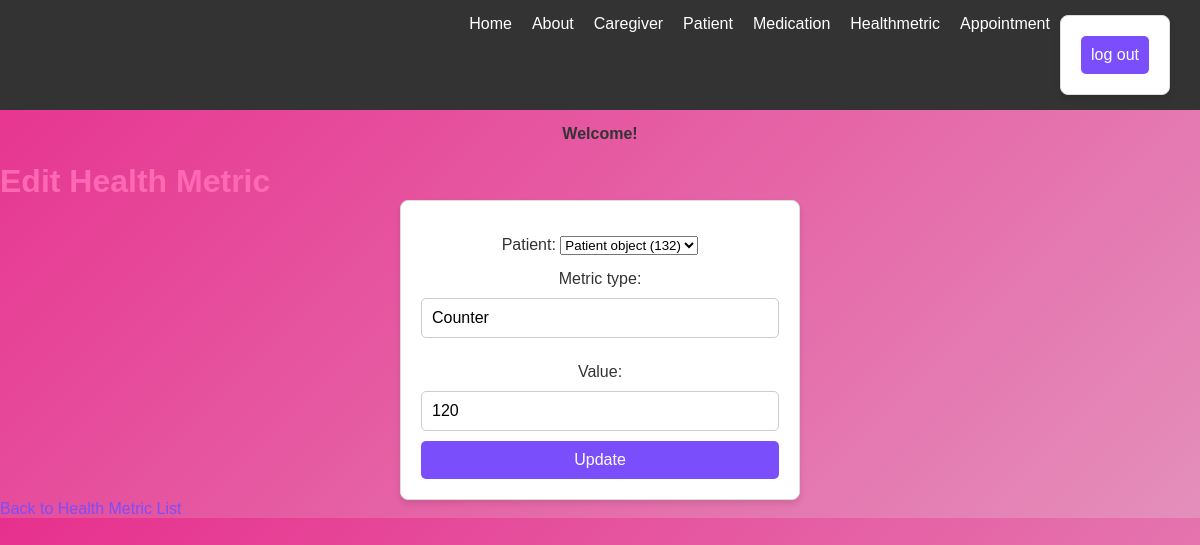
/health-metrics/7/edit/, run on the app's committed database.
### app/models.py (models this page shows, shortened)
class HealthMetric(models.Model):
    patient = models.ForeignKey(
        Patient,
        on_delete=models.CASCADE,
        related_name='health_metrics'
    )
    metric_type = models.CharField(max_length=100)  # e.g., "Blood Pressure", "Heart Rate"
    value = models.CharField(max_length=50)
    measured_at = models.DateTimeField(auto_now_add=True)

### app/views.py (the view)
# urls.py: path('health-metrics/<int:pk>/edit/', HealthMetricUpdateView.as_view(), name='healthmetric_update'),
class HealthMetricUpdateView(UpdateView):
    model = HealthMetric
    fields = ['patient', 'metric_type', 'value']
    template_name = 'app/healthmetric_update.html'
    success_url = reverse_lazy('healthmetric_list')

### app/templates/app/healthmetric_update.html (shortened to what this page needs)
{% extends 'app/base.html' %}
{% block content %}
    <h1>Edit Health Metric</h1>
    <form method="post">
        {{ form.as_p }}
        <button type="submit">Update</button>
    </form>
    <a href="{% url 'healthmetric_list' %}">Back to Health Metric List</a>
{% endblock content %}

### static/css/base.css (style rules this page uses)
h1 { color: hotpink; }
form { max-width: 400px; margin: auto; padding: 20px; border: 1px solid #ddd; border-radius: 8px; background-color: #fff; box-shadow: 0 4px 6px rgba(0, 0, 0, 0.1); }
input[type="text"], input[type="email"], input[type="password"] { width: 100%; padding: 10px; margin: 10px 0; border: 1px solid #ccc; border-radius: 5px; font-size: 1rem; }
button { width: 100%; padding: 10px; background-color: #7a4efb; border: none; border-radius: 5px; color: white; font-size: 1rem; cursor: pointer; }
a { color: #7a4efb; text-decoration: none; }
p { text-align: center; margin-top: 15px; font-size: 1rem; }
* { margin: 0; padding: 0; box-sizing: border-box; font-family: 'Arial', sans-serif; }
body { background: linear-gradient(135deg, #e7308e, #e48fbb); color: #333; animation: backgroundAnimation 10s infinite alternate; }

### app/templates/app/navbar.html (style rules this page uses)
* { margin: 0; padding: 0; box-sizing: border-box; }
body { font-family: Arial, sans-serif; }

### data on the page
HealthMetric: patient "Patient object (132)", metric_type "Counter", value "120"
